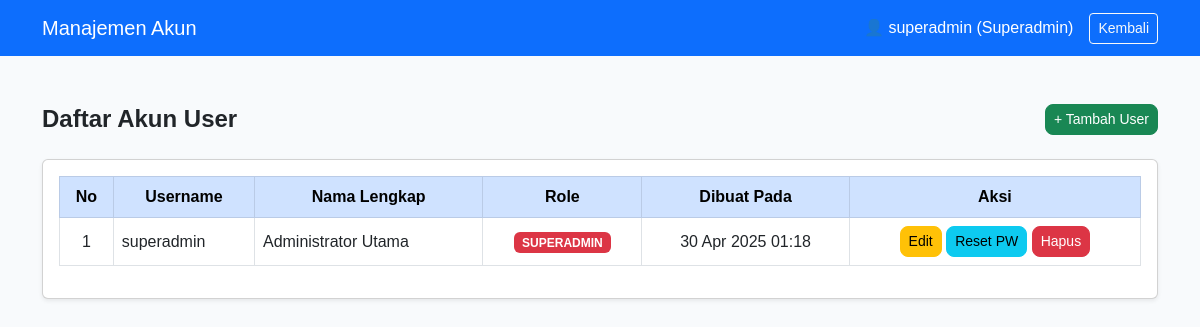
Before: /client/service/super-admin/monitoring_akun.php (signed in) with the older database file.
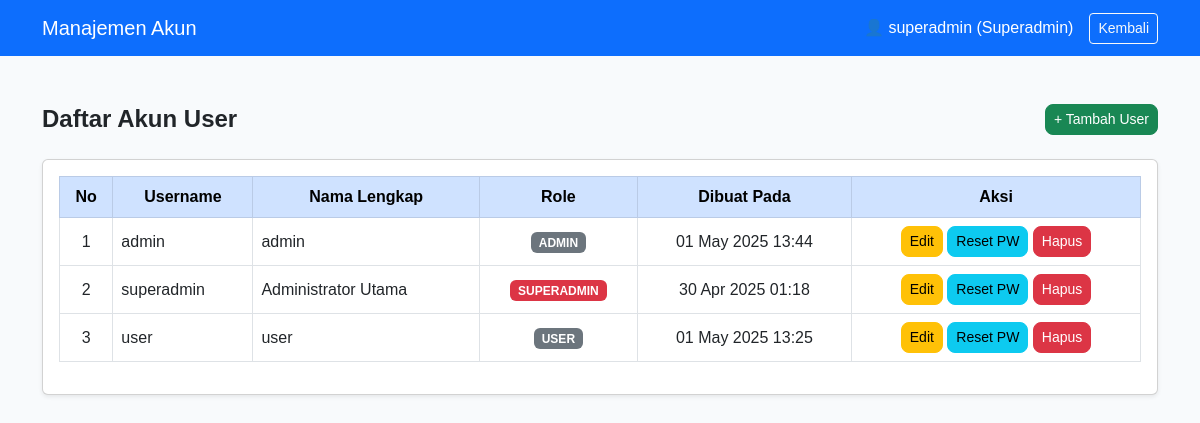
After: the same page with the newer database file.
### tables this page shows
CREATE TABLE `users` (
  `id` int(11) NOT NULL,
  `username` varchar(50) NOT NULL,
  `password` varchar(255) NOT NULL,
  `nama_lengkap` varchar(100) DEFAULT NULL,
  `role` enum('admin','superadmin','user') DEFAULT 'admin',
  `created_at` timestamp NOT NULL DEFAULT current_timestamp(),
  `updated_at` timestamp NULL DEFAULT NULL ON UPDATE current_timestamp()
);

### client/service/super-admin/monitoring_akun.php (the view, shortened to what this page needs)
<?php
include '../../../server/config/koneksi.php';
$data = mysqli_query($conn, "SELECT * FROM users ORDER BY role ASC, created_at DESC");
?>
<!DOCTYPE html>
<html lang="id">
<head>
  <link href="https://cdn.jsdelivr.net/npm/bootstrap@5.3.0/dist/css/bootstrap.min.css" rel="stylesheet">
</head>
<body>
<nav class="navbar navbar-dark bg-primary">
  <div class="container">
    <a class="navbar-brand" href="#">Manajemen Akun</a>
    <div class="d-flex align-items-center">
      <span class="text-white me-3">👤 <?= htmlspecialchars($_SESSION['username']); ?> (Superadmin)</span>
      <a href="super_admin.php" class="btn btn-outline-light btn-sm">Kembali</a>
    </div>
  </div>
</nav>
<div class="container my-5">
  <div class="d-flex justify-content-between align-items-center mb-4">
    <h4 class="fw-bold mb-0">Daftar Akun User</h4>
    <a href="tambah_user.php" class="btn btn-success btn-sm btn-custom">+ Tambah User</a>
  </div>
  <div class="card shadow-sm">
    <div class="card-body">
      <table class="table table-bordered table-hover align-middle">
        <thead class="table-primary text-center">
          <tr>
            <th>No</th>
            <th>Username</th>
            <th>Nama Lengkap</th>
            <th>Role</th>
            <th>Dibuat Pada</th>
            <th>Aksi</th>
          </tr>
        </thead>
        <tbody>
        <?php $no = 1; while($user = mysqli_fetch_assoc($data)): ?>
          <tr>
            <td class="text-center"><?= $no++; ?></td>
            <td><?= htmlspecialchars($user['username']); ?></td>
            <td><?= htmlspecialchars($user['nama_lengkap']); ?></td>
            <td class="text-center">
              <span class="badge bg-<?= $user['role'] === 'superadmin' ? 'danger' : 'secondary'; ?>">
                <?= strtoupper($user['role']); ?>
              </span>
            </td>
            <td class="text-center"><?= date('d M Y H:i', strtotime($user['created_at'])); ?></td>
            <td class="text-center">
              <a href="edit_user.php?id=<?= $user['id']; ?>" class="btn btn-warning btn-sm btn-custom">Edit</a>
              <a href="reset_password.php?id=<?= $user['id']; ?>" class="btn btn-info btn-sm btn-custom">Reset PW</a>
              <a href="hapus_user.php?id=<?= $user['id']; ?>" class="btn btn-danger btn-sm btn-custom"
                 onclick="return confirm('Yakin ingin menghapus akun ini?')">Hapus</a>
            </td>
          </tr>
        <?php endwhile; ?>
        </tbody>
      </table>
    </div>
  </div>
</div>
</body>
</html>

Changed rows visible on the page:
added users: username "admin", nama_lengkap "admin", role "ADMIN", created_at "01 May 2025 13:44"
added users: username "user", nama_lengkap "user", role "USER", created_at "01 May 2025 13:25"
